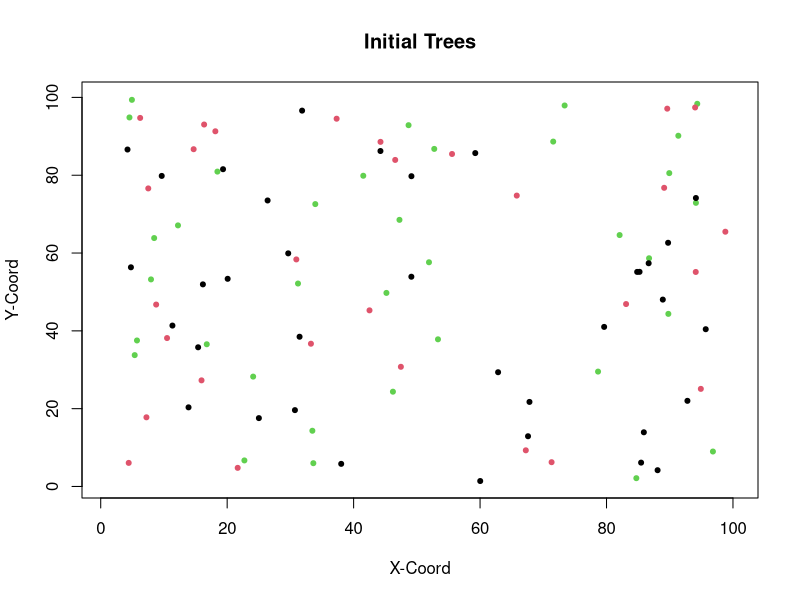

Recreate this plot in R. (Note: this script raises an error after producing the figure.)
### Got the basics of the carrying capacity function taken care of I think. Gonna take a bit to parameterize the code now, but structurally
### I'm happy with it right now
#Load packages

library(tidyverse) 
library(gridExtra)


### Initialize params ###

# Set up a grid to represent land
#Place individuals on plot
xsize = ysize = 100

numInd = 100
numSpecies = 3
data <-  tibble("ID" = 1:numInd, "age" = 3, 
                 species = sample(numSpecies, numInd, replace = TRUE), "xlocation" = runif(numInd, 0, 100), 
                 "ylocation" = runif(numInd,0,100), "parentalDistance" = 0)
#Ignore:
#sample(150, numInd, replace = TRUE)

herbivores <- data %>%  slice_sample(n = 25) %>% select(-c(ID, age, parentalDistance))
herbivores <- herbivores %>% mutate(ID = 1:nrow(herbivores), age = 0)
plot(data$xlocation, data$ylocation, col = data$species, pch = 20, xlim = c(1,100), ylim = c(1,100),
     xlab = "X-Coord", ylab = "Y-Coord", main = "Initial Trees")



#Set up rates of birth/death/growth etc...
deltaT = 1 #1 year periods of growth
ageChange = deltaT
maxAge = 150
seeds = 1
dispParam = 5 #dispersalParam
DensParam = 0.3 #DensityParamx
# DensParam1 = 2
uniqueSp = unique(data$species)
numYears = 10000


# Conditions for population dynamics

#Intrinsic rate of growth
R = 2

#Carrying Capacity
K= 1500


#Herbivore initials
HerbDensParam = 5
HerbEffectiveness = 0.9

# Used for summary statistics
speciesPopulation = NULL
herbPop = NULL
agePops = NULL
herbAgePop = NULL
denseSpecies <- NULL

### MAIN LOOP ####


for(t in seq(0, numYears, by = deltaT)){ 
  #grow
  data$age = data$age + deltaT
  herbivores$age = herbivores$age + 1
  
  #disperse seed
  adults <- data[data$age > 3, ]
  seedsPerSpecies <- NULL
  for (i in 1:numSpecies){
    speciesPop = nrow(data[data$species == i,])
    numSeeds <- carryingCapacity(speciesPop, nrow(data), R, K)
    seedsPerSpecies <- c(seedsPerSpecies, numSeeds)
  }
  Ind = data[1, ]
  babies <- dispersal(adults)
  #survival of seeds
  #babies <- seedPredation(babies, babies$parentalDistance)
  data <- bind_rows(data, babies)
  #Do not let trees grow on top of eachother
  #data <- treeProximity(data)
  #Background death of adults. Death rate decreases with age
  data <- backgroundDeath(data)
  
  #trees over max age die
  
  countSpecies <- speciesSize(data$species)
  speciesPopulation <-  bind_rows(speciesPopulation, countSpecies)
  
  #Herbivores die
  herbivores <- herbivoreDeath(data, herbivores)
  
  
  #Herbivores reproduce
  newHerbivores <- herbivoreGrowth(data, herbivores)
  herbivores <- bind_rows(herbivores, newHerbivores)
  herbivores <- herbivores[!duplicated(herbivores$xlocation) & !duplicated(herbivores$ylocation),]
  
  #Supplemental
  countHerbs <- speciesSize(herbivores$species)
  herbPop <- bind_rows(herbPop, countHerbs)
  
  #Herbivores damage trees
  data <-  herbivory(data, herbivores)
  
  
  #Supp  functions/Statistics
  ages <- tibble("gen" = t, "babies" = nrow(subset(data, age < 6)), "young" = nrow(subset(data, age >= 6 & age <=20)), "middle aged" = nrow(subset(data, age > 20 &
                                                                                                   age < 50)), 
                 "old" = nrow(subset(data, age >= 50)))
  
  herbAges <- tibble("gen" = t, "babies" = nrow(subset(herbivores, age < 6)), 
                     "young" = nrow(subset(herbivores, age >= 6 & age <=20)),
                     "middle aged" = nrow(subset(herbivores, age > 20 &                                                                                                                                 age < 50)), 
                     "old" = nrow(subset(herbivores, age >= 50)))
  currentDens <- tibble("gen" = t, "num" = speciesDense(data))
  
  denseSpecies <- bind_rows(denseSpecies, currentDens)
  agePops <- bind_rows(agePops, ages)
  herbAgePop <- bind_rows(herbAgePop, herbAges)
  
  #These fucntions plot the trees every generation. I mainly use these when trying to
  #paramterize something so I can see the effects on several generations. Otherwise comment them out
  
  plot(data$xlocation, data$ylocation, col = data$species, pch = 20, xlim = c(1,100), ylim = c(1,100),
       main = "Tree Population Size", ylab = "Count", xlab = "Generation")
  #plot(herbivores$xlocation, herbivores$ylocation, col = herbivores$species, pch = 20, xlim = c(1,100), ylim = c(1,100))
  
  print(t)

}


##### MAIN FUNCTIONS #######

#Carrying Capacity limitis birth rates

carryingCapacity = function(speciesN, totalN, R, K){
  
  PopGrowth <- (speciesN*R*((K-totalN)/K))
  PopGrowth <-  ifelse(PopGrowth > 0, PopGrowth, 0)
  return(PopGrowth)
  
}

#Disperse x number of seeds per parent. 

dispersal <- function(Trees){
  babies = NULL
  for(i in 1:numSpecies){
    speciesTree <- Trees[Trees$species == i,]
    if(nrow(speciesTree)> 0){
      #Before running this, we calculate seeds per species using the carrying capacity function
      numBabies <- ceiling(seedsPerSpecies[i])
      #take a random sample of conspecific adult trees to disperse the seeds
      parents <- slice_sample(speciesTree, n = numBabies, replace = TRUE)
      for (i in 1:nrow(parents)){
        parent = parents[i,]
        baby = parent[1, ]
        baby$age = as.integer(0)
        baby$ID  = max(data$ID) + i 
        baby$species  =  parent$species
        babyDist = (rnorm(1, mean=0, sd=dispParam))
        xDirection = runif(1)
        baby$xlocation = ((xDirection*babyDist) + parent$xlocation) %% xsize
        baby$ylocation = (((1-xDirection) * babyDist) + parent$ylocation) %% ysize
        baby$parentalDistance = abs(babyDist)
        babies <- bind_rows(babies, baby)
        }
    }
  }
  return(babies)
}
  



#Natural Background death
backgroundDeath <- function(population){
  living = c()
  probDeath = c()
  for (i in 1:nrow(population)){
    alive <- (runif(1) > 0.01)
    living[i] = alive
  }
  return(population[living,])
}




#### HERBIVORY FUNCTIONS ######


#Herbivory function: herbivores kill trees
herbivory <- function(trees, herbivores){
  deadTrees = NULL
  for (i in 1:nrow(herbivores)){
    indHerbivore = herbivores[i, ]
    infected = data[data$xlocation == indHerbivore$xlocation  & data$ylocation == indHerbivore$ylocation, ]
    probSurv = (((infected$age+1)) / (((indHerbivore$age)+1)*HerbEffectiveness))
    if(probSurv < abs(rnorm(1,mean = 1, sd = 0.2))){
      deadTrees <- bind_rows(deadTrees, infected)
    }
  }
  deadID = deadTrees$ID
  return(subset(trees, !(ID %in% deadID)))
}

herbivoreGrowth <- function(trees, herbivores){
  infectedTrees <- NULL
  for (i in 1:nrow(herbivores)){
    indHerbivore <- herbivores[i, ]
    infectedTree <- subset(trees, xlocation > indHerbivore$xlocation - (HerbDensParam)
                           & xlocation < indHerbivore$xlocation + (HerbDensParam )
                           & ylocation > indHerbivore$ylocation - (HerbDensParam)
                           & ylocation < indHerbivore$ylocation + (HerbDensParam )
                           & species == indHerbivore$species)
    infectedTree <- subset(infectedTree, (xlocation != indHerbivore$xlocation | ylocation != indHerbivore$ylocation))
    infectedTrees <- bind_rows(infectedTrees, infectedTree)
  }
  if(nrow(infectedTrees) > 0){
    newHerbivores <- infectedTrees %>%  select(-c(parentalDistance, ID, age)) %>% 
      mutate(ID = seq(max(herbivores$ID)+1, 
      max(herbivores$ID)+nrow(infectedTrees)), age = 0)
  }else{
    newHerbivores <- NULL
  }
  return(newHerbivores)
}

herbivoreDeath <- function(trees, herbivores){
  dead = NULL
  totalInf = NULL
  for (i in 1:nrow(herbivores)){
    indHerbivore = herbivores[i, ]
    infected = data[data$xlocation == indHerbivore$xlocation  & data$ylocation == indHerbivore$ylocation, ]
    if (nrow(infected) < 1){
      dead <- bind_rows(dead, indHerbivore)
    }
  }
  herbID = dead$ID
  return(subset(herbivores, !(ID %in% herbID)))
}






### SUPPLEMENTAL FUNCTIONS###


#Plot pathogen vs trees
grid.arrange(plotSpecies(speciesPopulation), plotHerbSpecies(herbPop), ncol = 1)


#Plot the age distribution over time of trees
agePops1 <-  pivot_longer(agePops, cols = !gen, names_to = "Group", values_to = "Count")
agePopGraph <- ggplot(agePops1, aes(gen, Count, color = Group))+
  geom_line()

herbAgePop1 <-  pivot_longer(herbAgePop, cols = !gen, names_to = "Group", values_to = "Count")
herbAgeGraph <- ggplot(herbAgePop1, aes(gen, Count, color = Group))+
  geom_line()

grid.arrange(agePopGraph, herbAgeGraph, ncol = 1)


#plot adult pop
treesOld <- subset(agePops1, Group == "old")

agePopGraph <- ggplot(treesOld, aes(gen, Count))+
  geom_line()
agePopGraph
#Plot species density
ggplot(data = denseSpecies, aes(x = gen, y= num))+
  geom_line()+
  labs(y = "Population per 5x5",x = "generation", title = "Conspecific density")

#Used to plot population over time
plotSize <- function(popSize){
  popTime <- tibble("gen" = c(1:length(popSize)), "population" = popSize)
  plot(popTime$gen, popTime$population, type = "b", col = "blue")
}

#used to plot average density for a specific parameter
densSize <- function(xlocation, ylocation){
  Densities = NULL
  for (i in seq(0,95, by = 5)){
    popSegment = subset(xlocation, xlocation > i & xlocation < i+5)
    Densities = c(Densities, length(popSegment))
  }
  return(mean(Densities))
}

#Track population of each species
speciesSize <- function(speciesTypes){
  a = speciesTypes[speciesTypes == 1]
  b = speciesTypes[speciesTypes == 2]
  c = speciesTypes[speciesTypes == 3]
  
  df <- tibble("Species 1" = length(a), "Species 2" = length(b), "Species 3" = length(c))
  return(df)
}


#Plot amount of each species
plotSpecies <- function(speciesPopulation){
  speciesPopulation <- add_column(speciesPopulation, gen = 1:nrow(speciesPopulation))
  speciesPopulation <- pivot_longer(speciesPopulation, cols = starts_with("Species"), names_to = "Species",
                             names_prefix = "Species ", values_to = "Count")
  ggplot(data = speciesPopulation, aes(gen, Count, col = Species))+
    geom_point()+
    geom_line()+
    ylim(0, max(speciesPopulation$Count))+
    ylab("Tree Count")
  
}
plotHerbSpecies <- function(speciesPopulation){
  speciesPopulation <- add_column(speciesPopulation, gen = 1:nrow(speciesPopulation))
  speciesPopulation <- pivot_longer(speciesPopulation, cols = starts_with("Species"), names_to = "Species",
                             names_prefix = "Species ", values_to = "Count")
  ggplot(data = speciesPopulation, aes(gen, Count, col = Species))+
    geom_point()+
    geom_line()+
    ylim(0, max(speciesPopulation$Count))+
    ylab("Herbivore Count")
  
}

speciesDense <- function(population){
  totalNeighbors <- tibble("set" = NULL, "neighbors" = NULL)
  for (i in seq(0,100,5)){
      numNeighbors <- nrow(subset(population, species == 1 & xlocation > (i-5) & xlocation <= i
                                  & ylocation > (i-5) & ylocation < (i)))
      currentNeighbors <- tibble("set" = (i/5), "neighbors" = numNeighbors)
      totalNeighbors <- bind_rows(totalNeighbors, currentNeighbors)
  }
  avg = mean(totalNeighbors$neighbors)
  return(avg)
  }
#If want to track pop/dens put this in main loop and recreate variables popSize and avgDens
#Then use plotSize and densSize functions
popSize = c(popSize, nrow(data))
currentDens <- densSize(data$xlocation, data$ylocation)
avgDens <- c(avgDens, currentDens)
